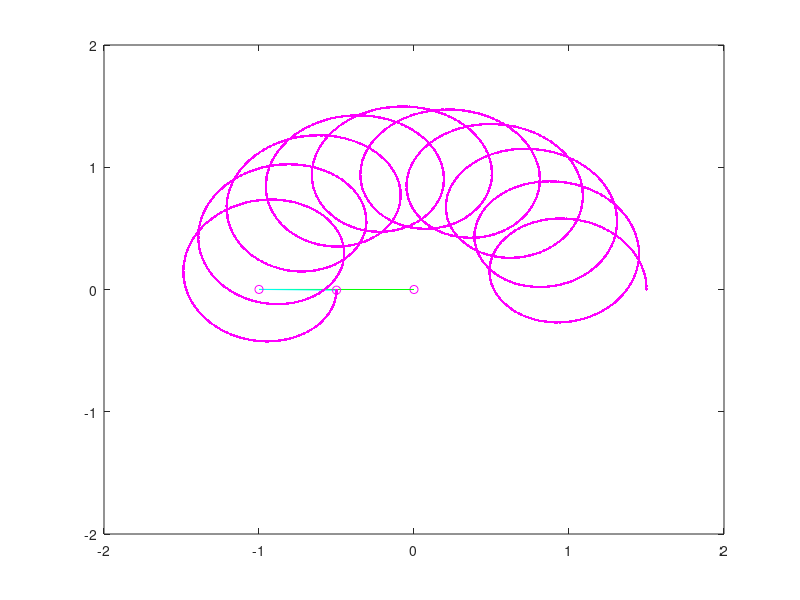

MATLAB code to generate this figure:
w1 = 1; % rad/s
w2 = 20; % rad/s
A = 1; % m
B = 0.5; % m

plot(0,0,"om")
hold on
hb1 = plot([0 A], [0 B], 'g');
hb2 = plot([A A+B], [0 0 ], 'c');
hpr = plot([A], [B], 'om');
hd = plot(A+B, 0, '.m');
hpc = plot([A+B], [0], 'om');


axis([-2 2 -2 2])

n = 1;

for t = 0:0.001:pi
    rx = A*cos(w1*t);
    ry = A*sin(w1*t);
    cx(n) = rx + B*cos(w2*t);
    cy(n) = ry + B*sin(w2*t);

    set(hb1, 'XData', [0 rx], 'YData', [0 ry])    
    set(hb2, 'XData', [rx cx(n)], 'YData', [ry cy(n)])
    set(hpr, 'XData', [rx], 'YData',[ry])
    set(hpc, 'XData',[cx(n)], 'YData',[cy(n)])

    set(hd, 'XData',[cx], 'YData',cy)

    n = n+1;
    drawnow

end

